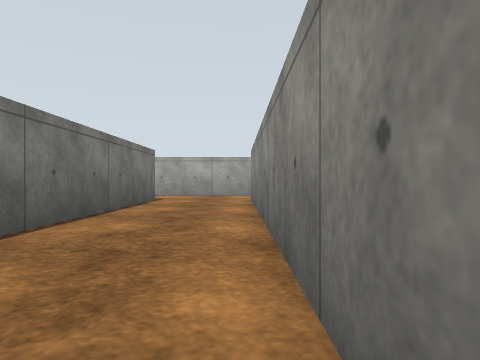
View 1 (above)

16 first-person views from a walk through a world built for the Gazebo simulator. The camera is 0.24 m above the floor, looks level and sees 70° across. The floor is counted in squares, 0.5 m on a side. Each view is taken from the middle of a square. On the plan, view 1 faces up. The plan holds only what a view shows up to about 9 squares ahead; the rest is blank. Surface patterns are stand-ins for the level's own textures.

View 2
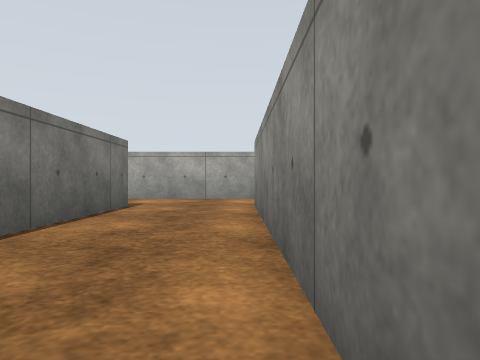

View 3
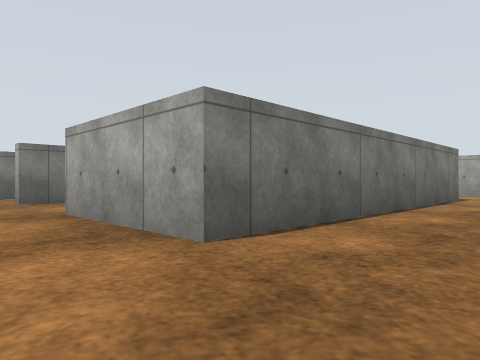

View 4
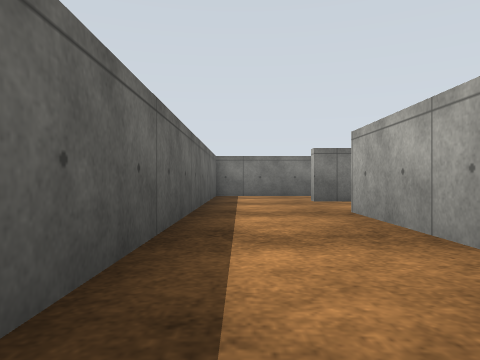

View 5
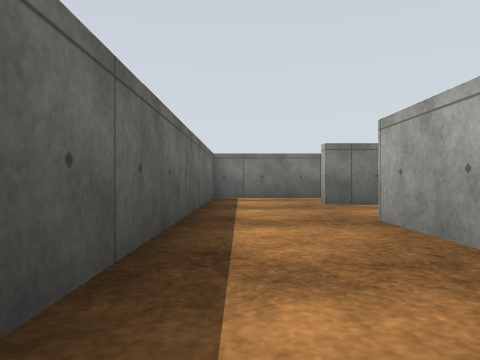

View 6
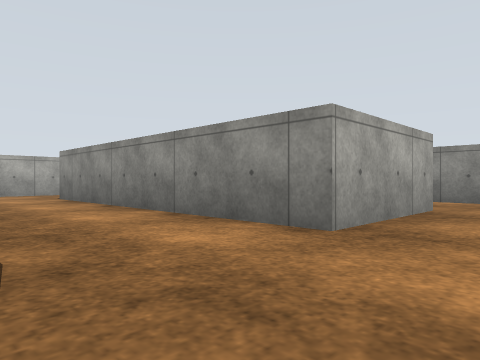

View 7
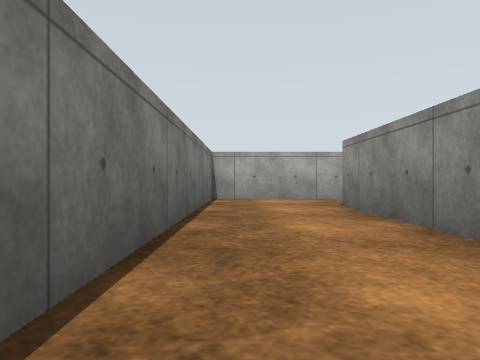

View 8
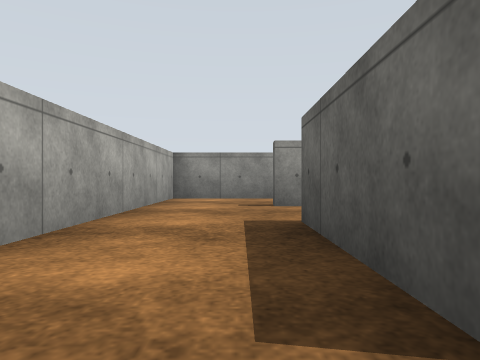

View 9
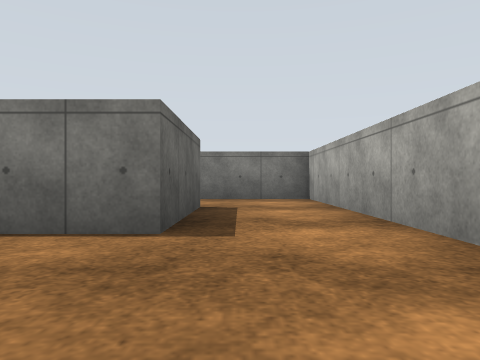

View 10
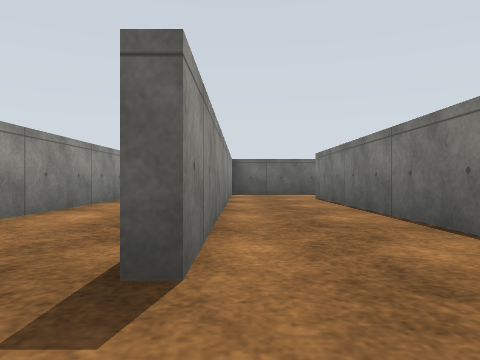

View 11
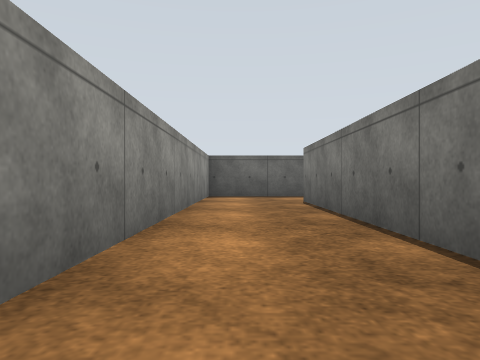

View 12
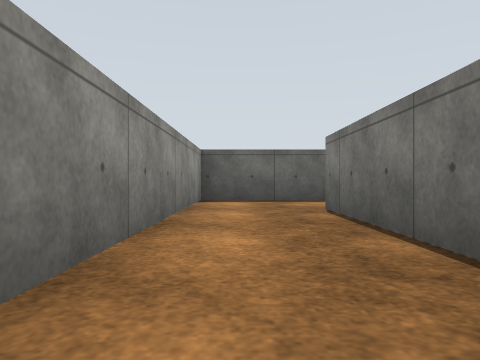

View 13
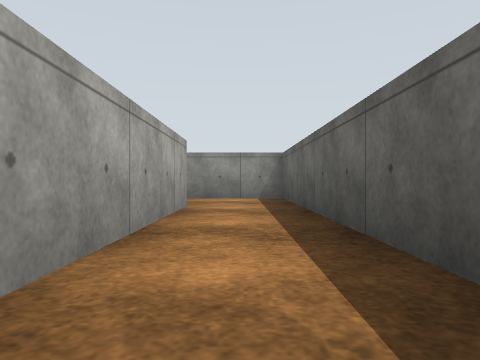

View 14
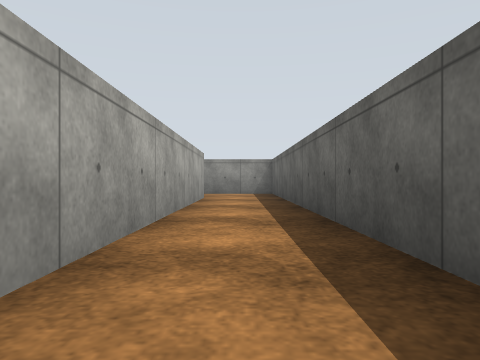

View 15
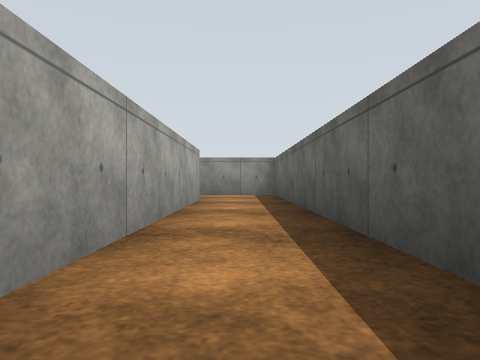

View 16
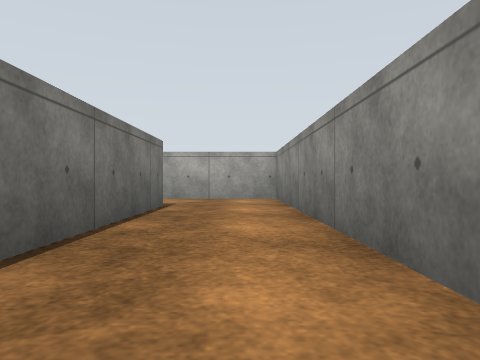

### Floor plan
Points are (right, up) in squares from view 1. A wall is a line through its corners. A room is listed if a view was taken in it or the views show most of it. See-through windows are left out.
Room 1 (views 1, 2, 3, 4, 5, 6, 7, 8, 10)
walls: (-5.1, 0.7) (-5.1, 8.3) (-2.1, 8.3) (-2.1, 0.7) (-5.1, 0.7); (-8.4, -1.7) (-1, -1.7); (0.3, 0.4) (0.3, 8.4); (0.4, 10.7) (-7.7, 10.7) (-7.7, 0.6)
ways out: opening at (1, 9.5) to room 2; opening at (-8, -0.5)
Room 2 (views 9, 11, 12, 13, 14, 15, 16)
walls: (-7.6, -4.1) (2.9, -4.1) (2.9, 10.7) (0.4, 10.7); (0.2, -2) (-7.6, -2); (0.6, 8.4) (0.6, -1.8)
ways out: opening at (1, 9.5) to room 1

Positions as (right, up) in squares from view 1, and headings:
1: (0, 0), facing up
2: (0, 2), facing up
3: (0, -1), facing up-left
4: (0, -1), facing left
5: (-1, -1), facing left
6: (-8, -1), facing up-right
7: (-7, 2), facing up
8: (-6, 9), facing right
9: (1, 9), facing left
10: (0, 10), facing down
11: (2, 6), facing down
12: (2, 4), facing down
13: (-6, -3), facing right
14: (-9, -3), facing right
15: (-8, -3), facing right
16: (2, 2), facing up
